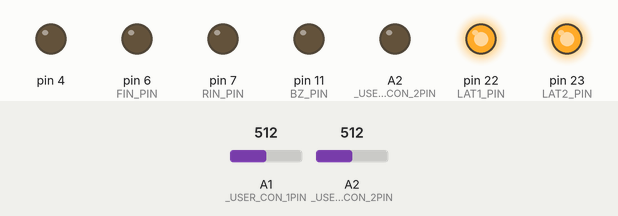
This sketch was run on a simulated Arduino Leonardo, built with avr-gcc and run on an emulated ATmega32U4. On the bench: output pins drawn as LEDs (lit = HIGH). Inputs (shaded band) come from the test bench; at power-on: A1 (_USER_CON_1PIN) = 512, A2 (_USER_CON_2PIN) = 512.

Above: at 0.1 s.
Timing chart, 0 to 1.6 s (numbered marks = the images above):
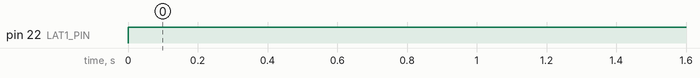

The sketch:

kadai6.ino
```cpp
// 16:14

#define USE_TIMER3_ISR
#include "mono_con.h"

const int l = 0 + 200;
const int h = 1023 - 200;

const int xptn[3][2] = {
	{ 0x30, 0x00 },
	{ 0x06, 0x30 },
	{ 0x00, 0x06 }
};

const int yptn[3][2] = {
	{ 0x08, 0x08 },
	{ 0x40, 0x40 },
	{ 0x01, 0x01 }
};

int x, y;

word in;

void onedisp(int p[2]) {
	static int prep[2] = { 0x00, 0x00 };
	if (memcmp(p, prep, sizeof(prep)) != 0) {
		memcpy(prep, p, sizeof(prep));
		disp(p[0], p[1]);
	}
}

ISR(TIMER3_COMPA_vect) {
	if (in++ > 5) {
		in = 0;

		x = analogRead(A1);
		y = analogRead(A2);
	}
}

void setup() {
	config_init();
	serial_init();

	x = analogRead(A1);
	y = analogRead(A2);
}

void loop() {
	int ptn[2] = { 0x00, 0x00 };

	if (x > h) {
		ptn[0] |= xptn[0][0];
		ptn[1] |= xptn[0][1];
	} else if (x < l) {
		ptn[0] |= xptn[2][0];
		ptn[1] |= xptn[2][1];
	} else {
		ptn[0] |= xptn[1][0];
		ptn[1] |= xptn[1][1];
	}

	if (y > h) {
		ptn[0] |= yptn[0][0];
		ptn[1] |= yptn[0][1];
	} else if (y < l) {
		ptn[0] |= yptn[2][0];
		ptn[1] |= yptn[2][1];
	} else {
		ptn[0] |= yptn[1][0];
		ptn[1] |= yptn[1][1];
	}

	onedisp(ptn);
}
```

mono_con.h
```cpp
//===================================================================================================================
//
//  高校生ものづくりコンテスト2026岡山県大会用 ArduinoShield
//
//    出力回路: 百エディケーション製
//    https://hyakuedu.wordpress.com/
//
//    CPU Board: Arduino MEGA 2560 R3
//                                     2026/01/08 OKAKO
//
//===================================================================================================================
#ifndef _MONO_CON_2026_H
#define _MONO_CON_2026_H

//--- Arduino  ATmega2560 Input
#define _USER_CON_1PIN A1
#define _USER_CON_2PIN A2
#define _USER_CON_3PIN 17
#define _USER_CON_4PIN 18
#define _USER_CON_5PIN 19
#define _USER_CON_6PIN 40
#define _USER_CON_7PIN 42
#define _USER_CON_8PIN 20 //GND

//--- OKAKO_Shield_CN2
#define BOARD_SW_PIN 26
#define BZ_PIN 11
#define FIN_PIN 6
#define RIN_PIN 7
#define LAT2_PIN 23
#define LAT1_PIN 22
#define SCK_PIN 24
#define SDI_PIN 25

//--- セグメントLED 0-9,blank
const int num[11] = { 0x3f, 0x06, 0x5b, 0x4f, 0x66,  //0, 1, 2, 3, 4
                      0x6d, 0x7d, 0x27, 0x7f, 0x6f,  //5, 6, 7, 8, 9
                      0x00 };                        //blank

//--- レジスタ初期設定
void config_init(void) {
  pinMode(_USER_CON_1PIN, INPUT);
  pinMode(_USER_CON_2PIN, INPUT);
  pinMode(_USER_CON_3PIN, INPUT);
  pinMode(_USER_CON_4PIN, INPUT);
  pinMode(_USER_CON_5PIN, INPUT);
  pinMode(_USER_CON_6PIN, INPUT);
  pinMode(_USER_CON_7PIN, INPUT);

  pinMode(_USER_CON_8PIN, OUTPUT);
  digitalWrite(_USER_CON_8PIN, LOW); //IN_D4をGND設定

  pinMode(BOARD_SW_PIN, INPUT);
  pinMode(BZ_PIN, OUTPUT);
  pinMode(RIN_PIN, OUTPUT);
  pinMode(FIN_PIN, OUTPUT);
  pinMode(LAT1_PIN, OUTPUT);
  pinMode(LAT2_PIN, OUTPUT);
  pinMode(SCK_PIN, OUTPUT);
  pinMode(SDI_PIN, OUTPUT);

  ////////// DCモータ制御用PWM信号生成用のタイマ(Timer4)の周波数を31.37KHzに変更 //////////
  TCCR4B = (TCCR4B & 0b11111000) | 0x01;

#ifdef USE_TIMER3_ISR
  ////////// 1ms割り込み用のタイマ(Timer3)の初期化 //////////
  TCCR3A = 0;
  TCCR3B = 0x0b;
  // OCR3A = 124;
  OCR3A = 249;
  TIMSK3 = 2;
#endif
}

//--- 構造体宣言bitset
struct bitset {
  int SDI : 1;   // bit0 シリアルデータ
  int SCK : 1;   // bit1 シリアルクロック
  int LAT1 : 1;  // bit2 7seg LED 系ラッチ
  int LAT2 : 1;  // bit3 フルカラーLED,step モータ系ラッチ
  int DCM : 2;   // bit4,5 DC モータの動作モード
  int BZ : 1;    // bit6 圧電スピーカ
  int TSW : 1;   // bit7 タクトスイッチ入力
};
struct bitset RC;  // 構造体変数

//--- 共用体宣言lm (LED & step Motor)
union {
  struct {               //--- 構造体宣言，bit というグループ名
    int SM : 4;   // bit0 ～ bit3 ステッピングモータ励磁信号
    int R : 1;    // bit4 フルカラーLED，赤色
    int B : 1;    // bit5 フルカラーLED，青色
    int G : 1;    // bit6 フルカラーLED，緑色
    int res : 1;  // bit7 未使用
  } bit;          // bit アクセス名
  struct {
    int SM : 4;
    int GBR : 3;  // フルカラーLED, カラーコードを3bitで指定
    int res : 1;
  } color;  // GBRを3ビットアクセス名
  int b8;   // byte アクセス名
} lm;       // 共用体変数名

//--- U1,U2,U3初期化
void serial_init(void) {
  // U1, U2
  digitalWrite(LAT1_PIN, LOW);
  shiftOut(SDI_PIN, SCK_PIN, MSBFIRST, 0x00);
  shiftOut(SDI_PIN, SCK_PIN, MSBFIRST, 0x00);
  digitalWrite(LAT1_PIN, HIGH);

  // U3
  digitalWrite(LAT2_PIN, LOW);
  shiftOut(SDI_PIN, SCK_PIN, MSBFIRST, 0x00);
  digitalWrite(LAT2_PIN, HIGH);
}

//--- 2桁7セグメントLEDの表示関数
void disp(char leftPat, char rightPat) {
  digitalWrite(LAT1_PIN, LOW);
  shiftOut(SDI_PIN, SCK_PIN, MSBFIRST, leftPat);
  shiftOut(SDI_PIN, SCK_PIN, MSBFIRST, rightPat);
  digitalWrite(LAT1_PIN, HIGH);
}

//--- ステッピングモータの初期設定関数
int stepm_init(int n) {
  int spm[5] = { 0x9,     // A
                 0xc,     // B
                 0x6,     // nA
                 0x3,     // nB
                 0x00 };  // Stop

  return spm[n];
}

//--- フルカラーLEDとステッピングモータの動作制御関数
void led_stepmotor(char n) {
  digitalWrite(LAT2_PIN, LOW);
  shiftOut(SDI_PIN, SCK_PIN, MSBFIRST, n);
  digitalWrite(LAT2_PIN, HIGH);
}

#endif
```

Measured:
- by itself, pin 22 (LAT1_PIN): LOW → HIGH at 0.00 s
